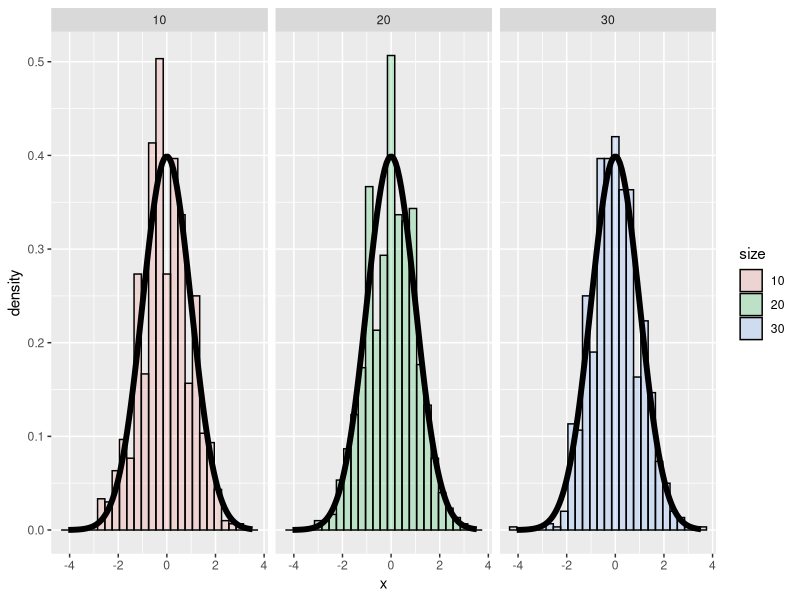

Generate this figure with R:
require(ggplot2)

nosim <- 1000
cfunc <- function(x, n) sqrt(n) * (mean(x) - 3.5) / 1.71
dat <- data.frame(
    x = c(apply(matrix(sample(1 : 6, nosim * 10, replace = TRUE), 
                       nosim), 1, cfunc, 10),
          apply(matrix(sample(1 : 6, nosim * 20, replace = TRUE), 
                       nosim), 1, cfunc, 20),
          apply(matrix(sample(1 : 6, nosim * 30, replace = TRUE), 
                       nosim), 1, cfunc, 30)
    ),
    size = factor(rep(c(10, 20, 30), rep(nosim, 3))))
g <- ggplot(dat, aes(x = x, fill = size)) + geom_histogram(alpha = .20, binwidth=.3, colour = "black", aes(y = ..density..)) 
g <- g + stat_function(fun = dnorm, size = 2)
g + facet_grid(. ~ size)